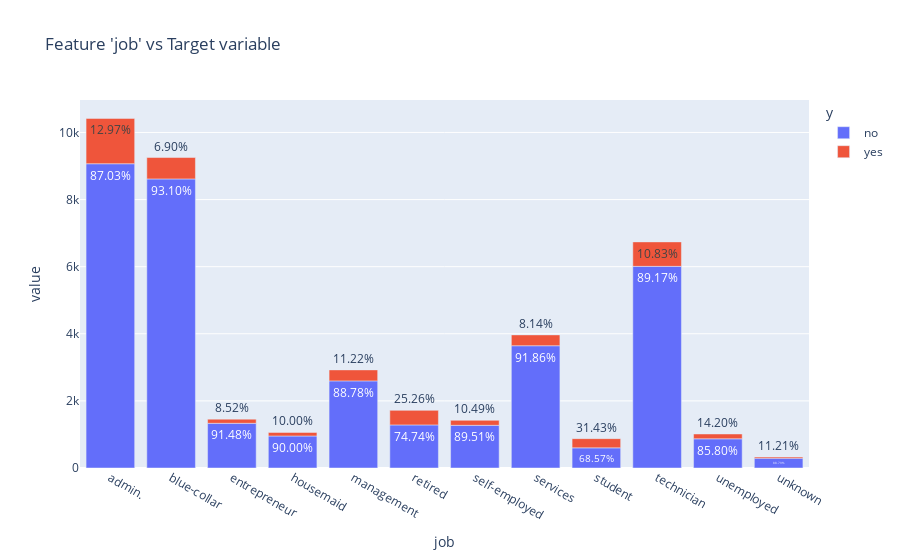

Notebook cell for this chart:
### Code cell
cat_plot=pd.DataFrame(data.groupby('job')['y'].value_counts())
cat_plot['Percentage'] = data.groupby('job')['y'].value_counts().groupby(level = 0).apply(lambda x: 100 * x / float(x.sum())).values
cat_plot.columns = ['count', 'percentage']
cat_plot.reset_index(level = ['y', 'job'],inplace=True)
fig=px.bar(cat_plot, x='job', y=['count'], color = 'y' ,text=cat_plot['percentage'].apply(lambda x: '{0:1.2f}%'.format(x)),title="Feature 'job' vs Target variable")
fig.show()

### Figure 1 — Plotly figure (JSON) as saved in the notebook; plotly's stock layout.template omitted (floating-point values rounded to 4 significant figures)
{"data": [{"alignmentgroup": "True", "hovertemplate": "y=no<br>job=%{x}<br>value=%{y}<br>text=%{text}<extra></extra>", "legendgroup": "no", "marker": {"color": "#636efa", "pattern": {"shape": ""}}, "name": "no", "offsetgroup": "no", "orientation": "v", "showlegend": true, "text": ["87.03%", "93.10%", "91.48%", "90.00%", "88.78%", "74.74%", "89.51%", "91.86%", "68.57%", "89.17%", "85.80%", "88.79%"], "textposition": "auto", "type": "bar", "x": ["admin.", "blue-collar", "entrepreneur", "housemaid", "management", "retired", "self-employed", "services", "student", "technician", "unemployed", "unknown"], "xaxis": "x", "y": [9068, 8615, 1332, 954, 2596, 1284, 1272, 3644, 600, 6009, 870, 293], "yaxis": "y"}, {"alignmentgroup": "True", "hovertemplate": "y=yes<br>job=%{x}<br>value=%{y}<br>text=%{text}<extra></extra>", "legendgroup": "yes", "marker": {"color": "#EF553B", "pattern": {"shape": ""}}, "name": "yes", "offsetgroup": "yes", "orientation": "v", "showlegend": true, "text": ["12.97%", "6.90%", "8.52%", "10.00%", "11.22%", "25.26%", "10.49%", "8.14%", "31.43%", "10.83%", "14.20%", "11.21%"], "textposition": "auto", "type": "bar", "x": ["admin.", "blue-collar", "entrepreneur", "housemaid", "management", "retired", "self-employed", "services", "student", "technician", "unemployed", "unknown"], "xaxis": "x", "y": [1351, 638, 124, 106, 328, 434, 149, 323, 275, 730, 144, 37], "yaxis": "y"}], "layout": {"barmode": "relative", "legend": {"title": {"text": "y"}, "tracegroupgap": 0}, "title": {"text": "Feature 'job' vs Target variable"}, "xaxis": {"anchor": "y", "domain": [0, 1], "title": {"text": "job"}}, "yaxis": {"anchor": "x", "domain": [0, 1], "title": {"text": "value"}}}}
